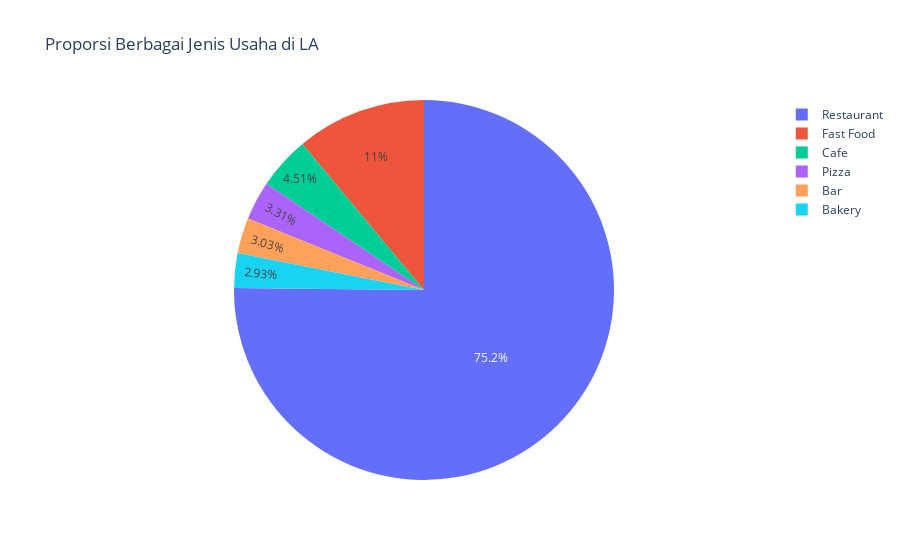

The notebook cell saved with this chart:
### Code cell
# Membuat piechart
fig = px.pie(grouped_data, names='object_type', values='id', 
             labels={'id':'Jumlah', 'object_type':'Jenis Usaha'}, 
             title='Proporsi Berbagai Jenis Usaha di LA',
             template= 'plotly_white')
fig.show()

### Figure 1 — Plotly figure (JSON) as saved in the notebook; plotly's stock layout.template omitted (floating-point values rounded to 4 significant figures)
{"data": [{"domain": {"x": [0, 1], "y": [0, 1]}, "hovertemplate": "Jenis Usaha=%{label}<br>Jumlah=%{value}<extra></extra>", "labels": ["Bakery", "Bar", "Cafe", "Fast Food", "Pizza", "Restaurant"], "legendgroup": "", "name": "", "showlegend": true, "type": "pie", "values": [283, 292, 435, 1066, 319, 7253]}], "layout": {"legend": {"tracegroupgap": 0}, "title": {"text": "Proporsi Berbagai Jenis Usaha di LA"}}}
